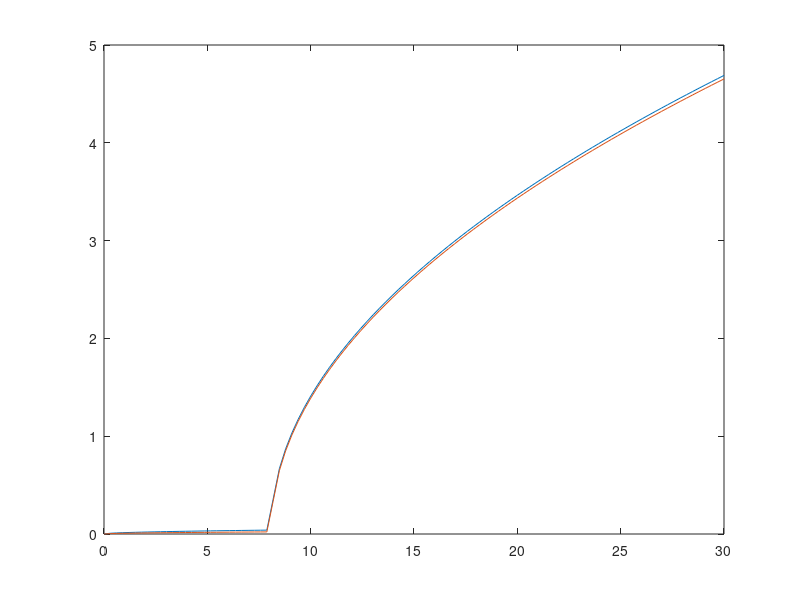

This figure's MATLAB source:

clear all, clc
format long
Q = -8;

conv = 931.4936148; % uma -> Mev

m_n = 1.008664916;
m_p = 1.007276466621;
B_tc = 8.61361;  %MeV per nucleone, nb Tc -> A=99
B_mo = 8.604663; %idem, nb Mo -> A=100

m_y = (43*m_p + (99-43)*m_n) - B_tc*99/conv;
my = m_y*conv;
ma = m_p*conv;
mb = 2*m_n*conv;


% num_1 = @(x,t) sqrt(m_a*m_b.*x)*cos(t);
% num_2 = @(x,t) m_y*Q + (m_y - m_a).*x;
% num_3 = @(x,t) x.*m_a*m_b.*( cos(t) ).^2 + (m_y + m_b)*num_2(x,t);
% num_fin = @(x,t) num_1(x,t) - sqrt(num_3(x,t));
% den_fin = m_y + m_b;
% formula = @(x,t) num_fin(x,t)/den_fin;
% form_fin = @(x,t) power(formula(x,t),2);

%formula = @(x)  ( sqrt(ma*mb.*x) + sqrt( ma*mb.*x + (my+mb)*(my*Q + (my-ma).*x) ) )/(my+mb) 
formula = @(x,t)  ( sqrt(ma*mb.*x)*cos(t) + sqrt( ma*mb.*x.*(cos(t)).^2 + (my+mb)*(my*Q + (my-ma).*x) ) )/(my+mb) 

xx = linspace(0,30,100); 
plot( xx,formula(xx,0),xx,formula(xx,1) );